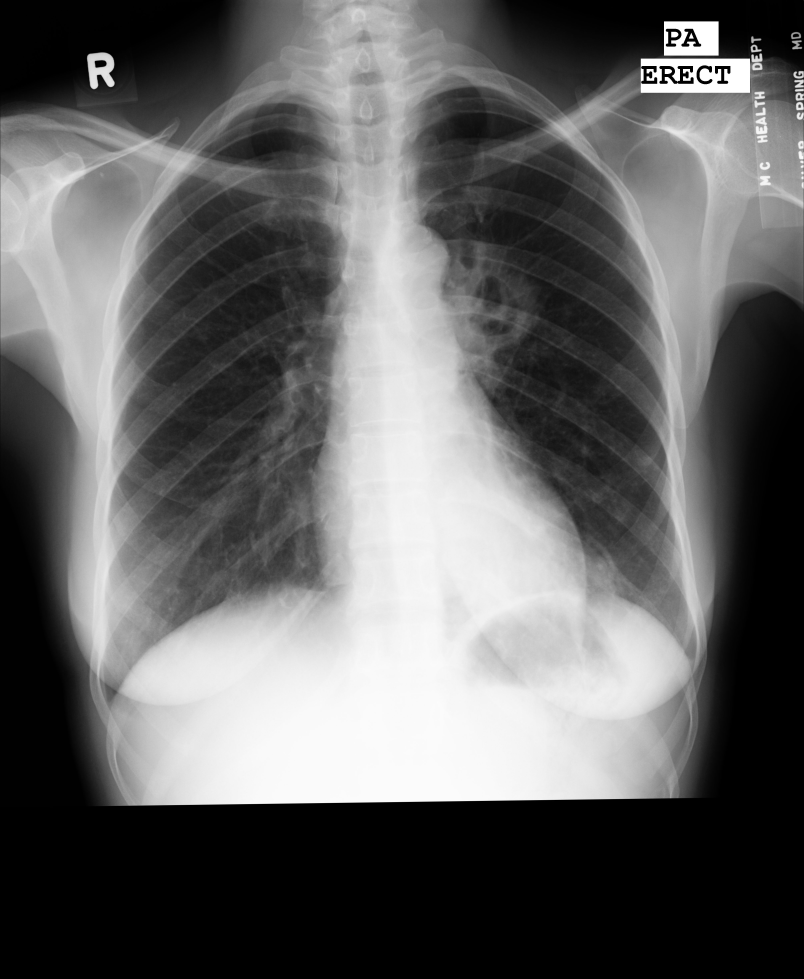
#> input picture sample_dataset_images/abnormal/MCUCXR_0142_1.png, 4020 x 4892 px (shown at 1/5 size); its folder holds only this picture in this run
$ python -i main.py   (imports and definitions only)
#> lines starting #> are read from the running program, lines starting #| are printed output that depends on the picture

from tkinter import messagebox
from tkinter import *
from tkinter import simpledialog
import tkinter
from tkinter import filedialog
import matplotlib.pyplot as plt
import numpy as np
from tkinter.filedialog import askopenfilename
import os
import cv2
from sklearn.model_selection import train_test_split
from sklearn.metrics import accuracy_score
import imutils
from keras.utils.np_utils import to_categorical
from keras.layers import  MaxPooling2D
from keras.layers import Dense, Dropout, Activation, Flatten
from keras.layers import Convolution2D
from keras.models import Sequential
from keras.models import model_from_json
import pickle
from sklearn import metrics
from pathlib import Path


# [8 lines not run here, left out]


def upload():
    global filename
    filename = Path("/LungCancer/sample_dataset_images")
    filename =str(filename)
    text.delete('1.0', END)

# [10 lines left out: function preprocess, not called in this run]


def showSampleImage():
    cv2.imshow("Sample Image",smplImg)
    cv2.waitKey(0)

# [64 lines left out: functions buildCNN, tumorDetection, not called in this run]

def predict():
    global classifier,classifier1
    labels = ['Abnormal','Normal']
    filename = filedialog.askopenfilename(initialdir="testImages")
#> the answer given: sample_dataset_images/abnormal/MCUCXR_0142_1.png
    image = cv2.imread(filename)
#> image is the input picture: shape (4892, 4020, 3); min 0, max 255, mean 99.2
    img = cv2.resize(image, (64,64))
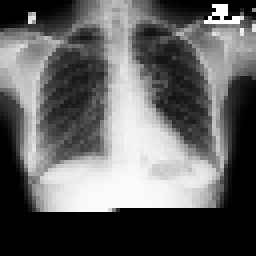
#> img: shape (64, 64, 3) (shown 4 times larger); min 0, max 255, mean 99.2
    im2arr = np.array(img)
    im2arr = im2arr.reshape(1,64,64,3)
    img = np.asarray(im2arr)
    img = img.astype('float32')
    img = img/255
#> (the run stopped early here; a loop or call above may not have finished)

$ run again, on sample_dataset_images/normal/MCUCXR_0016_0.png
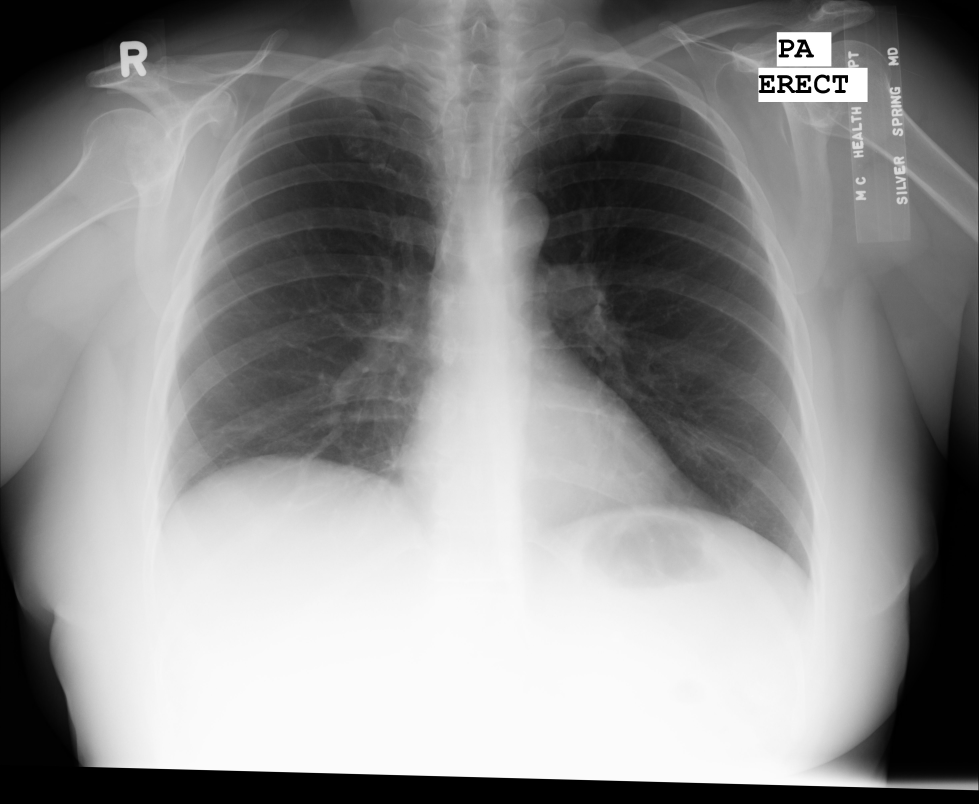
#> input picture sample_dataset_images/normal/MCUCXR_0016_0.png, 4892 x 4020 px (shown at 1/5 size)
#> in predict, image is the input picture: shape (4020, 4892, 3); min 0, max 255, mean 141
#> in predict, `img = cv2.resize(image, (64,64))`:
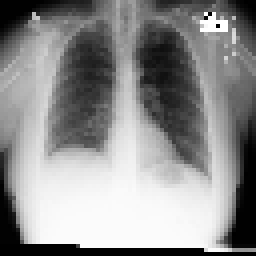
#> img: shape (64, 64, 3) (shown 4 times larger); min 0, max 255, mean 141.1

$ run again, on sample_dataset_images/normal/MCUCXR_0017_0.png
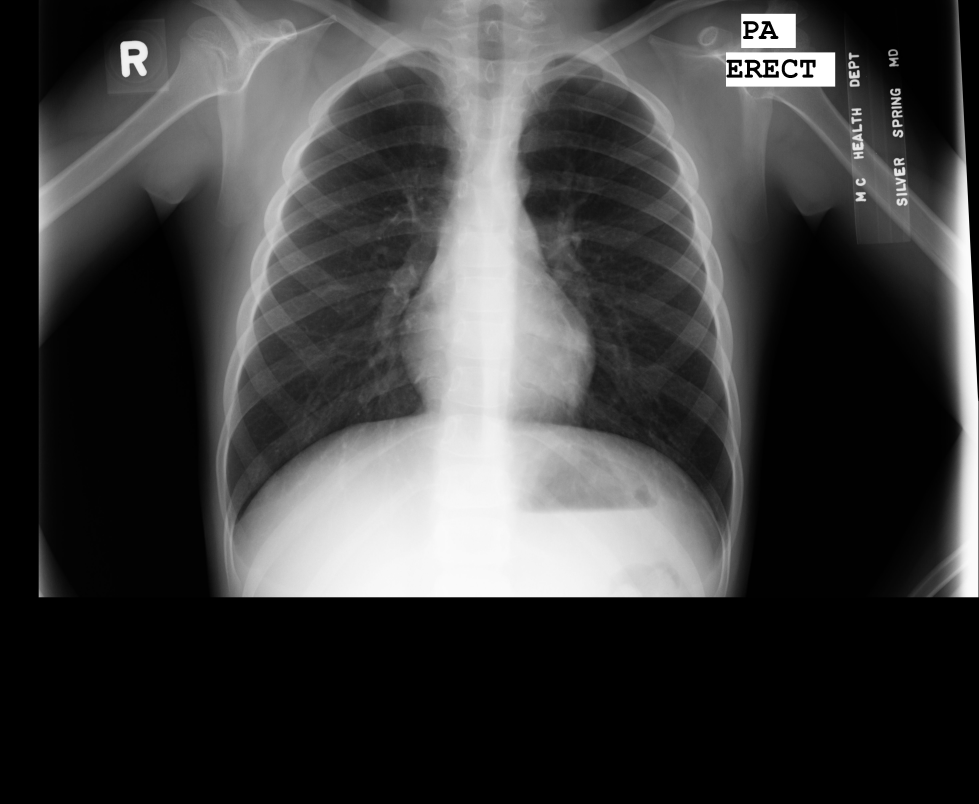
#> input picture sample_dataset_images/normal/MCUCXR_0017_0.png, 4892 x 4020 px (shown at 1/5 size)
#> in predict, image is the input picture: shape (4020, 4892, 3); min 0, max 255, mean 63.1
#> in predict, `img = cv2.resize(image, (64,64))`:
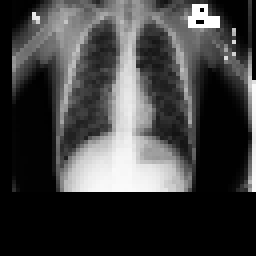
#> img: shape (64, 64, 3) (shown 4 times larger); min 0, max 255, mean 64

$ run again, on sample_dataset_images/abnormal/MCUCXR_0213_1.png
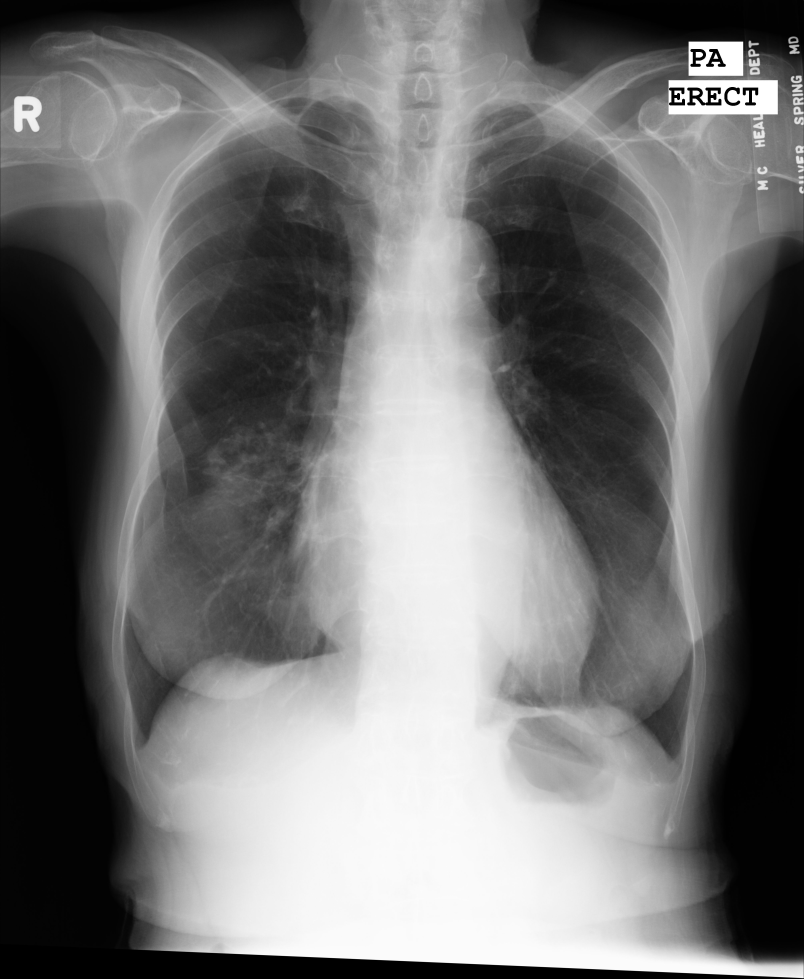
#> input picture sample_dataset_images/abnormal/MCUCXR_0213_1.png, 4020 x 4892 px (shown at 1/5 size)
#> in predict, image is the input picture: shape (4892, 4020, 3); min 0, max 255, mean 113.9
#> in predict, `img = cv2.resize(image, (64,64))`:
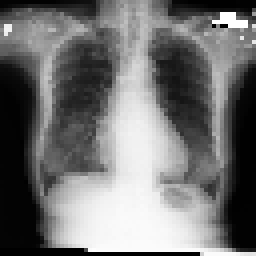
#> img: shape (64, 64, 3) (shown 4 times larger); min 0, max 255, mean 113.9
